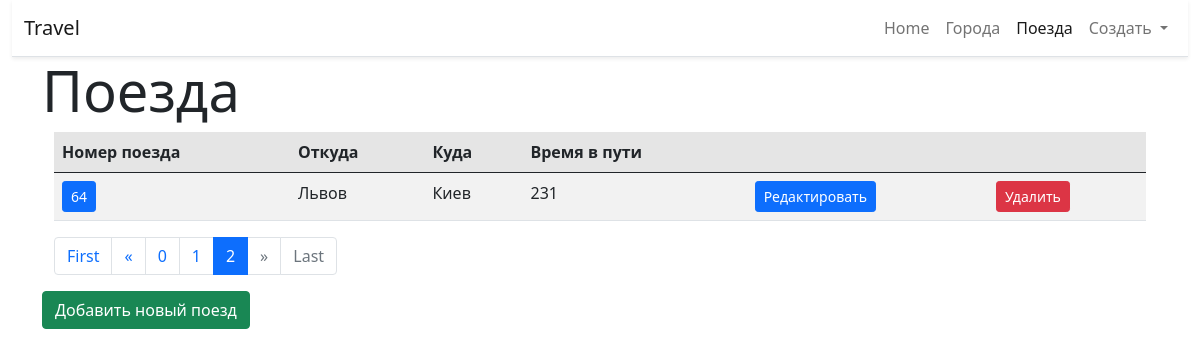
The app's page /trains/?page=2 with its own data.
### trains/models.py (models this page shows, shortened)
class Train(models.Model):
    name = models.CharField(max_length=100, unique=True, verbose_name='Номер поезда')
    from_city = models.ForeignKey(City, on_delete=models.CASCADE, verbose_name='Откуда', related_name='from_city')
    to_city = models.ForeignKey(City, on_delete=models.CASCADE, verbose_name='Куда', related_name='to_city')
    travel_time = models.IntegerField(verbose_name='Время в пути')
    class Meta:
        verbose_name = 'Поезд'
        verbose_name_plural = 'Поезда'
        ordering = ['name']

### cities/models.py (models this page shows)
class City(models.Model):
    name = models.CharField(max_length=100, unique=True, verbose_name='Город')
    def __str__(self):
        return self.name
    class Meta:
        verbose_name = 'Город'
        verbose_name_plural = 'Города'
        ordering = ['name']

### trains/views.py (the view)
# urls.py: path('', home, name='home'),
def home(request):
    trains = Train.objects.all()
    paginator = Paginator(trains, 10)
    page = request.GET.get('page')
    trains = paginator.get_page(page)
    return render(request, 'trains/home.html', {'objects_list': trains, 'paginator': paginator})

### trains/templates/trains/home.html (shortened to what this page needs)
{% extends "base.html" %}
{% block content %}
<h1 class="display-4">Поезда</h1>
    <div class="container-fluid">
        <div class="col-md-20 table-responsive">
        <table class="table table-striped table-active">
        <thead>
        <tr>
            <th>
                Номер поезда
            </th>
                        <th>
                Откуда
            </th>
                        <th>
                Куда
            </th>
                        <th>
                Время в пути
            </th>
                        <th>
            </th>
                        <th>
            </th>
        </tr>
        </thead>
        <tbody>
            {% for object in objects_list %}
                <tr>
                <td><a href="{% url 'train:detail' pk=object.pk %}"><button type="button" class="btn btn-primary btn-sm">{{ object.name }}</button></a></td>
                <td>{{ object.from_city }}</td>
                <td>{{ object.to_city }}</td>
                <td>{{ object.travel_time }}</td>
                <td><a href="{% url 'train:update' pk=object.pk %}"><button type="button" class="btn btn-primary btn-sm">Редактировать</button></a> </td>
                <td><a href="{% url 'train:delete' pk=object.pk %}"><button type="button" class="btn btn-danger btn-sm">Удалить</button></a> </td>
            {% endfor %}
            </tr>
        </tbody>
        </table>
{% if paginator.count > 10 %}
        <nav aria-label="...">
  <ul class="pagination">
      {% if objects_list.has_previous %}
      <li class="page-item ">
      <a class="page-link" href="?page=1">First</a>
    </li>
    <li class="page-item">
        <a class="page-link" href="?page={{ objects_list.previous_page_number }}"> &laquo; </a>
    </li>
      {% endif %}
    {% if objects_list.has_previous and objects_list.has_next %}
    <li class="page-item">
        <a class="page-link" href="?page={{  objects_list.previous_page_number }}">{{  objects_list.previous_page_number }}</a>
    </li>
    {% elif not objects_list.has_previous %}
        <li class="page-item active">
            <a class="page-link" href="?page={{  objects_list.number }}">{{  objects_list.number }}</a>
        </li>
    {% elif not objects_list.has_next %}
        <li class="page-item ">
            <a class="page-link" href="?page={{  objects_list.previous_page_number|add:-1 }}">{{  objects_list.previous_page_number|add:-1 }}</a>
        </li>
    {% endif %}
    {% if objects_list.has_previous and objects_list.has_next %}
      <li class="page-item active " aria-current="page">
      <a class="page-link " href="?page={{  objects_list.number }}">{{  objects_list.number }}</a>
    </li>
    {% elif not objects_list.has_previous %}
      <li class="page-item " aria-current="page">
      <a class="page-link " href="?page={{  objects_list.next_page_number }}">{{  objects_list.next_page_number }}</a>
    </li>
    {% elif not objects_list.has_next and objects_list.has_previous%}
        <li class="page-item">
            <a class="page-link" href="?page={{  objects_list.previous_page_number }}">{{  objects_list.previous_page_number }}</a>
        </li>
    {% endif %}
  {% if not objects_list.has_previous %}
    <li class="page-item">
        <a class="page-link" href="?page={{ objects_list.next_page_number|add:1 }}">{{ objects_list.next_page_number|add:1 }}</a>
    </li>
  {% elif objects_list.has_next and objects_list.has_previous %}
    <li class="page-item">
        <a class="page-link" href="?page={{ objects_list.next_page_number }}">{{ objects_list.next_page_number }}</a>
    </li>
  {% elif not objects_list.has_next %}
      <li class="page-item active">
          <a class="page-link" href="?page={{  objects_list.number }}">{{  objects_list.number }}</a>
      </li>
  {% endif %}
     {% if objects_list.has_next %}
      <li class="page-item">
      <a class="page-link" href="?page={{ objects_list.next_page_number }}">&raquo;</a>
    </li>
      <li class="page-item">
      <a class="page-link" href="?page={{ objects_list.paginator.num_pages }}">Last</a>
    </li>
        {% elif not objects_list.has_next  %}
      <li class="page-item disabled">
      <a class="page-link" href="#">&raquo;</a>
    </li>
      <li class="page-item disabled">
      <a class="page-link" href="#">Last</a>
    </li>
      {% endif %}
  </ul>
</nav>
        {% endif %}
        </div>
    </div>
    <div>
    <div class="row">
        <a href="{% url 'train:add' %}"><button type="button" class="btn btn-success">Добавить новый поезд</button></a>
    </div>
    </div>
{% endblock %}

### records on screen
Train: name "64", from_city "Львов", to_city "Киев", travel_time "231"

### other values on screen
{{ objects_list.previous_page_number|add:-1 }} "0"
{{ objects_list.previous_page_number }} "1"
{{ objects_list.number }} "2"
